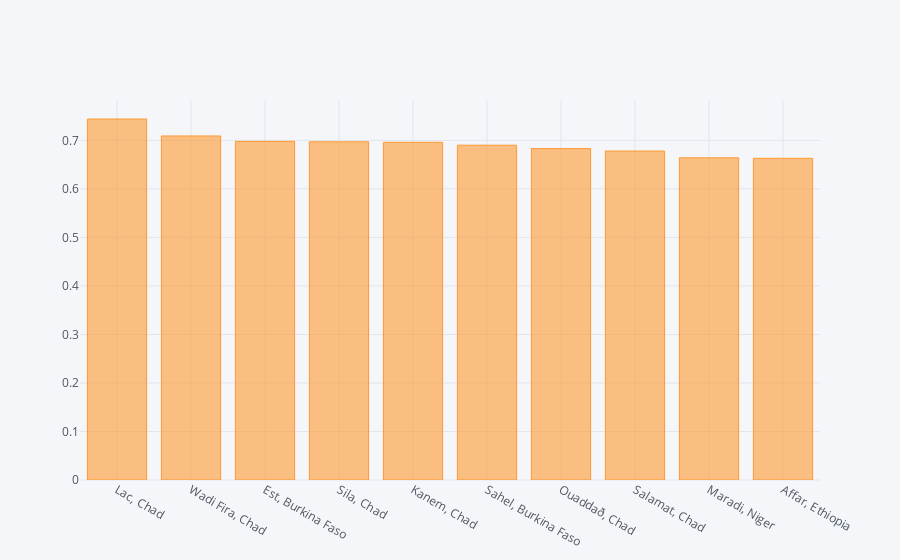

The code cell stored with this chart in its notebook:
### Markdown cell above
### Q11). Top 10 Countries with highest MPI (Multidimentional Poverty Index).

### Code cell
high_mpi = df_kiva_mpi.sort_values('MPI', ascending=False)[:10]
high_mpi.iplot(kind='bar', x='LocationName', y='MPI')

### Figure 1 — Plotly figure (JSON) as saved in the notebook; plotly's stock layout.template omitted (floating-point values rounded to 4 significant figures)
{"data": [{"marker": {"color": "rgba(255, 153, 51, 0.6)", "line": {"color": "rgba(255, 153, 51, 1.0)", "width": 1}}, "name": "MPI", "orientation": "v", "text": "", "type": "bar", "uid": "813b312f-edde-4352-8dcb-642d98e57f29", "x": ["Lac, Chad", "Wadi Fira, Chad", "Est, Burkina Faso", "Sila, Chad", "Kanem, Chad", "Sahel, Burkina Faso", "Ouaddað, Chad", "Salamat, Chad", "Maradi, Niger", "Affar, Ethiopia"], "y": [0.744, 0.709, 0.698, 0.697, 0.696, 0.69, 0.683, 0.678, 0.664, 0.663]}], "layout": {"legend": {"bgcolor": "#F5F6F9", "font": {"color": "#4D5663"}}, "paper_bgcolor": "#F5F6F9", "plot_bgcolor": "#F5F6F9", "title": {"font": {"color": "#4D5663"}}, "xaxis": {"gridcolor": "#E1E5ED", "showgrid": true, "tickfont": {"color": "#4D5663"}, "title": {"font": {"color": "#4D5663"}, "text": ""}, "zerolinecolor": "#E1E5ED"}, "yaxis": {"gridcolor": "#E1E5ED", "showgrid": true, "tickfont": {"color": "#4D5663"}, "title": {"font": {"color": "#4D5663"}, "text": ""}, "zerolinecolor": "#E1E5ED"}}}
